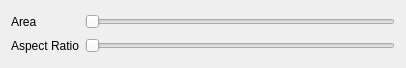
<?xml version="1.0" encoding="UTF-8"?>
<ui version="4.0">
 <class>Form</class>
 <widget class="QWidget" name="Form">
  <property name="geometry">
   <rect>
    <x>0</x>
    <y>0</y>
    <width>406</width>
    <height>68</height>
   </rect>
  </property>
  <property name="windowTitle">
   <string>Form</string>
  </property>
  <layout class="QGridLayout" name="gridLayout">
   <item row="0" column="0">
    <widget class="QLabel" name="label">
     <property name="text">
      <string>Area</string>
     </property>
    </widget>
   </item>
   <item row="0" column="1">
    <widget class="QLabeledRangeSlider" name="area_slider">
     <property name="maximum">
      <number>180</number>
     </property>
     <property name="orientation">
      <enum>Qt::Horizontal</enum>
     </property>
    </widget>
   </item>
   <item row="1" column="0">
    <widget class="QLabel" name="label_2">
     <property name="text">
      <string>Aspect Ratio</string>
     </property>
    </widget>
   </item>
   <item row="1" column="1">
    <widget class="QLabeledRangeSlider" name="aspect_ratio_slider">
     <property name="maximum">
      <number>180</number>
     </property>
     <property name="orientation">
      <enum>Qt::Horizontal</enum>
     </property>
    </widget>
   </item>
  </layout>
 </widget>
 <customwidgets>
  <customwidget>
   <class>QLabeledRangeSlider</class>
   <extends>QSlider</extends>
   <header>superqt.h</header>
  </customwidget>
 </customwidgets>
 <resources/>
 <connections/>
</ui>
